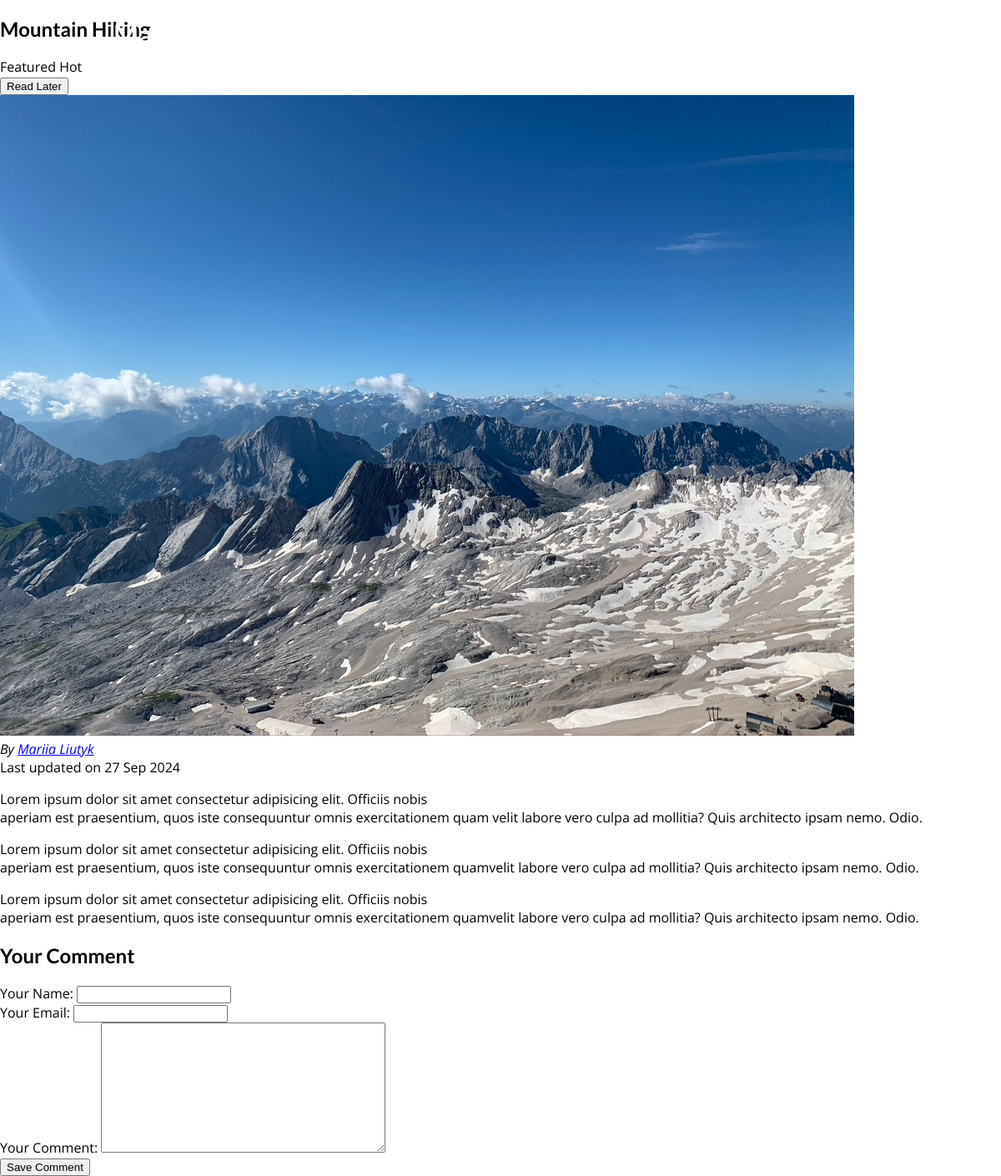
The page /posts/hike-in-the-mountains on the database its author committed.
### blog/models.py (models this page shows, shortened)
class Post(models.Model):
        title = models.CharField(max_length=150)
        excerpt = models.CharField(max_length=200)
        image = models.ImageField(upload_to="posts", null=True)
        date = models.DateField(auto_now=True)
        slug = models.SlugField(unique=True, db_index=True)
        content = models.TextField(validators=[MinLengthValidator(10)])
        author = models.ForeignKey(Author, on_delete=models.SET_NULL, null=True, related_name="posts")
        tags = models.ManyToManyField(Tag)

class Tag(models.Model):
      caption = models.CharField(max_length=20)

class Author(models.Model):
    first_name = models.CharField(max_length=100)
    last_name = models.CharField(max_length=100)
    email_address = models.EmailField()
    def full_name(self):
          return f"{self.first_name} {self.last_name}"
    def __str__(self):
          return self.full_name()

### blog/views.py (the view, shortened to what this page needs)
# urls.py: path("posts/<slug:slug>", views.SinglePostView.as_view(), name="post-detail-page"),
class SinglePostView(View):
    def is_stored_post(self, request, post_id):
        stored_posts = request.session.get("stored_posts")
        if stored_posts is not None:
            is_saved_for_later = post_id in stored_posts
        else:
            is_saved_for_later = False
        return is_saved_for_later
    def get(self, request, slug):
        post = Post.objects.get(slug=slug)
        context = {
            "post": post,
            "post_tags": post.tags.all(),
            "comment_form": CommentForm(),
            "comments": post.comments.all().order_by("-id"),
            "saved_for_later": self.is_stored_post(request, post.id)
        }
        return render(request, "blog/post-detail.html", context)

### blog/forms.py
class CommentForm(forms.ModelForm):
    class Meta:
        model = Comment
        exclude = ["post"]
        labels = {
            "user_name": "Your Name",
             "user_email": "Your Email",
             "text": "Your Comment"
            }

### blog/templates/blog/post-detail.html (shortened to what this page needs)
{% extends "base.html" %}
{% load static %}
{% block css_files %}
<link rel="stylesheet" href="{{ post.image.url }}" />
{% endblock  %}
{% block content %}
  <section id="summary">
      <h2>{{ post.title }}</h2>
      <div>
        {% for tag in post_tags %}
          <span class="taf">{{ tag.caption }}</span>
        {% endfor %}
      </div>
      <div id="read-later">
        <form action="{% url "read-later" %}" method="POST">
          <button>
            {% if saved_for_later %}
              Remove from "Read Later" list
            {% else %}
              Read Later
            {% endif %}
          </button>
        </form>
      </div>
      <article>
        <img src="{{ post.image.url }}" alt="{{ post.title }}" />
        <address>By <a href="mailto:{{ post.author.email_address }}">{{ post.author }}</a></address>
        <div>Last updated on <time>{{ post.date|date:"d M Y" }}</time></div>
      </article>
  </section>
  <main>
    {{ post.content|linebreaks }}
  </main>
    <section id="comment-form">
    <h2>Your Comment</h2>
    <form action="{% url "post-detail-page" post.slug %}" method="POST">
      {% for form_field in comment_form %}
      <div class="form-control {% if form_field.errors %}invalid{% endif %} ">
        {{ form_field.label_tag }}
        {{ form_field }}
      </div>
      {% endfor %}
       <button>Save Comment</button>
    </form>
  </section>
{% endblock %}

### static/app.css (style rules this page uses)
* { box-sizing: border-box; }
html { font-family: 'Open Sans', 'Lato', sans-serif; }
body { margin: 0; }
h1, h2, h3 { font-family: 'Lato', sans-serif; font-weight: bold; }

### rows shown on the page
Post: title "Mountain Hiking", image (picture), author "Mariia Liutyk", date "27 Sep 2024", content "Lorem ipsum dolor sit amet consectetur adipisicing elit. Officiis nobis aperiam est praesentium, quos iste consequuntur omnis exercitationem quam velit labore vero culpa ad mollitia? Quis architecto ipsam nemo. Odio. Lorem ipsum dolor sit amet consectetur adipisicing elit. Officiis nobis aperiam est praesentium, quos iste consequuntur omnis exercitationem quamvelit labore vero culpa ad mollitia? Quis architecto ipsam nemo. Odio. Lorem ipsum dolor sit amet consectetur adipisicing elit. Officiis nobis aperiam est praesentium, quos iste consequuntur omnis exercitationem quamvelit labore vero culpa ad mollitia? Quis architecto ipsam nemo. Odio."
Tag: caption "Featured"
Tag: caption "Hot"
